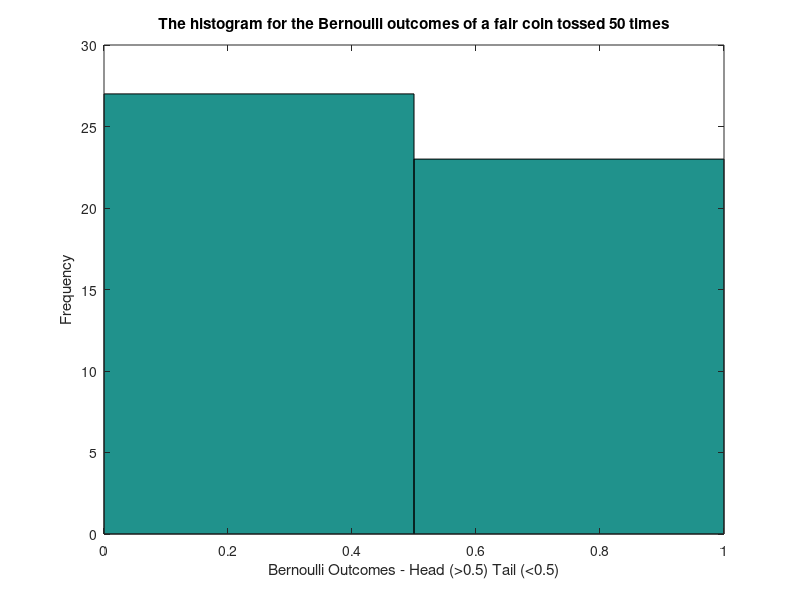

Source code (MATLAB):
% Date : January 15 2017
% Name : Sindhu Valasa Reddy
% USC ID : 8047774699
% Email : valasare@usc.edu
% EE 511 : Project #1 - Coin Flips
% Question 1 : Tossing a fair coin 50 times. Count the no of heads and
% record the longest run of heads. Generate a histogram for the Bernoulli
% outcomes


clc
clear all;
No_of_tosses = 50;                      % No of tosses as given
track_head = 0;                         % Initialise the tracking of heads count to 0
count(1,No_of_tosses+1) = 0;            % Initialise a counter to count the head run lengths
Outcomes = rand(1,No_of_tosses) > 0.5;  % Generate random numbers between [0,1] where numbers > 0.5 are Heads and < 0.5 are Tails
No_of_heads = sum(Outcomes);            % Calculate no of Heads
for i = 1:1:No_of_tosses;               
       if Outcomes(i) == 0;             
          track_head = 0;  
       else                             % Count continuous Heads
          track_head = track_head + 1; 
       end
       
       count(i) = track_head;           % Record all continuous Head lengths     
end
Longest_run_heads = max(count);         % Find the longest run of heads
display('Outcomes are : ');
disp(Outcomes);
display('Number of heads : ');
disp(No_of_heads');
display('Longest run of heads is : ');
disp(Longest_run_heads);
figure(1);
hist(Outcomes,2);
title(['The histogram for the Bernoulli outcomes of a fair coin tossed ',(num2str(No_of_tosses)),' times']);
xlabel('Bernoulli Outcomes - Head (>0.5) Tail (<0.5)');
ylabel('Frequency');
















